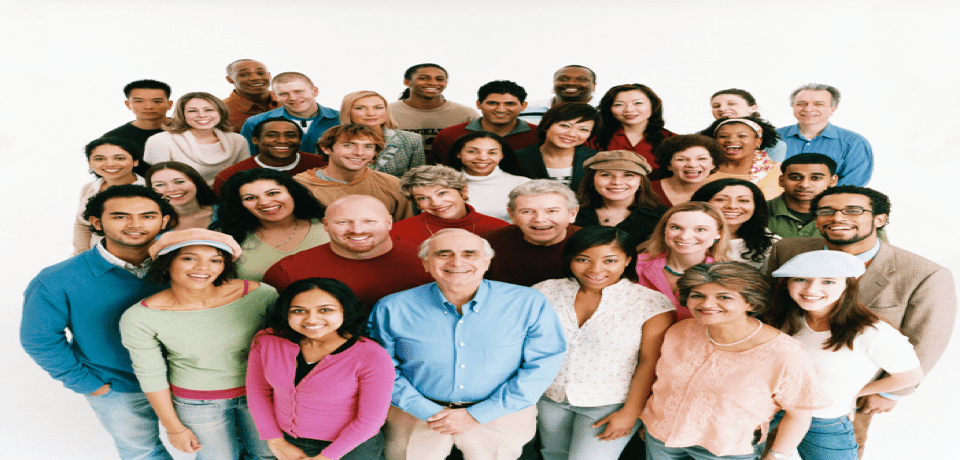
#> input picture check_it.png, 960 x 460 px
$ python detect_face_image.py
#> lines starting #> are read from the running program, lines starting #| are printed output that depends on the picture; after the words box and inside, x2 and y2 are one past the last pixel; in counts of white or black regions, pixels touching at a corner belong together
import cv2
from random import randint

# Load the cascade
face_cascade = cv2.CascadeClassifier('haarcascade_frontalface_default.xml')

# Read the input image
img = cv2.imread('check_it.png')
#> img is the input picture: shape (460, 960, 3); mean B, G, R 160.4, 166.9, 178.7

draw = img.copy()

# Convert into grayscale
gray = cv2.cvtColor(img, cv2.COLOR_BGR2GRAY)
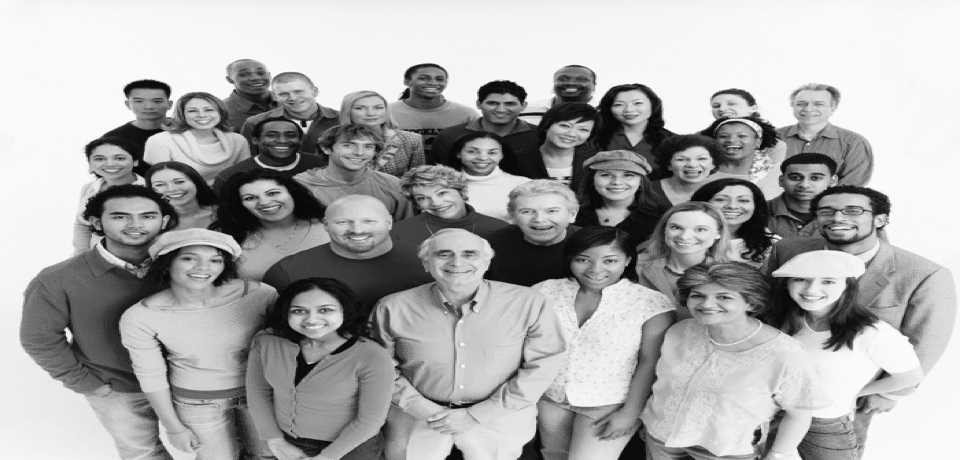
#> gray: shape (460, 960); min 9, max 251, mean 169.7

# Detect faces
faces = face_cascade.detectMultiScale(gray, 1.1, 4)
#> faces = 23 rows, first 6: [183, 98, 34, 34], [128, 87, 39, 39], [482, 89, 39, 39], [356, 97, 29, 29], [342, 132, 37, 37], [462, 137, 39, 39]

# Draw rectangle around the faces

for box in faces:
    for coord in box:
        print(int(coord), end=" ", flush=True)
    print()
#> this loop made 23 passes
#> box on passes 1 to 12: [183, 98, 34, 34], [128, 87, 39, 39], [482, 89, 39, 39], [356, 97, 29, 29], [342, 132, 37, 37], [462, 137, 39, 39], [609, 89, 40, 40], [88, 141, 44, 44], [108, 196, 52, 52], [781, 159, 49, 49], [662, 211, 44, 44], [671, 142, 44, 44]
#| 183 98 34 34
#| 128 87 39 39
#| 482 89 39 39
#| 356 97 29 29
#| 342 132 37 37
#| 462 137 39 39
#| 609 89 40 40
#| 88 141 44 44
#> (further printed lines are left out)

for (x, y, w, h) in faces:
  crop_img = draw[y:y+w, x:x+h]
  cv2.rectangle(img, (x, y), (x + w, y + h), (255, 0, 0), 2)
  cv2.imwrite('ramlal/' + str(randint(0,50))+".jpg",crop_img)
#> this loop made 23 passes
#> pass 1, `crop_img = draw[y:y+w, x:x+h]`:
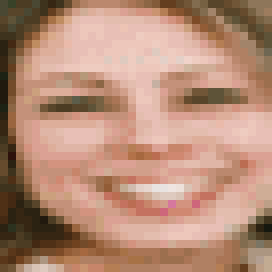
#> crop_img: shape (34, 34, 3) (shown 8 times larger); mean B, G, R 118.8, 140.3, 182.2
#> pass 2, `crop_img = draw[y:y+w, x:x+h]`:
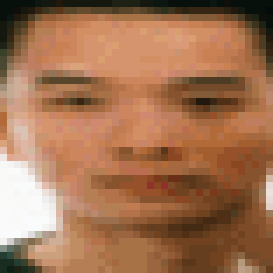
#> crop_img: shape (39, 39, 3) (shown 7 times larger); mean B, G, R 80.7, 113.3, 161.1
#> pass 3, `crop_img = draw[y:y+w, x:x+h]`:
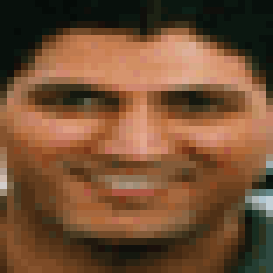
#> crop_img: shape (39, 39, 3) (shown 7 times larger); mean B, G, R 52.7, 80.4, 117.2
#> after the loop:
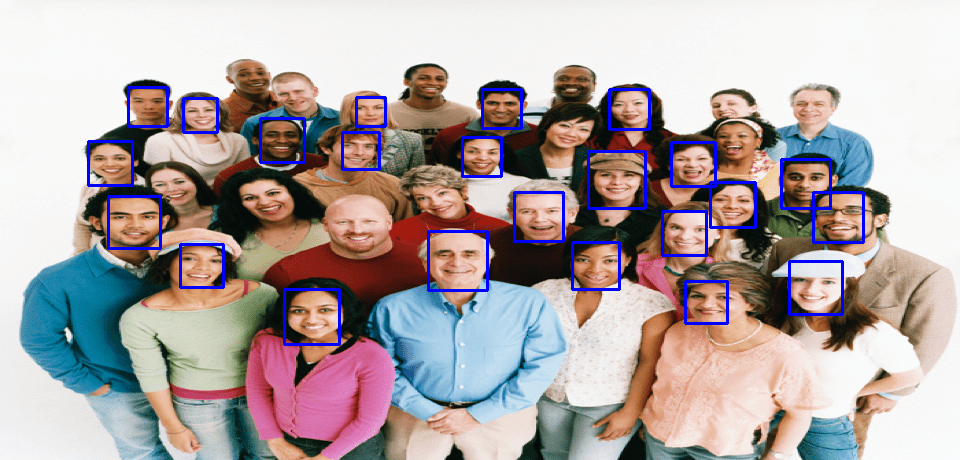
#> img: shape (460, 960, 3); 2.78% of pixels changed, all inside (x1, y1, x2, y2) = (87, 86, 865, 346)

# Display the output
cv2.imshow('img', img)
cv2.waitKey()

$ run again, with girly_sujal.jpg saved as check_it.png
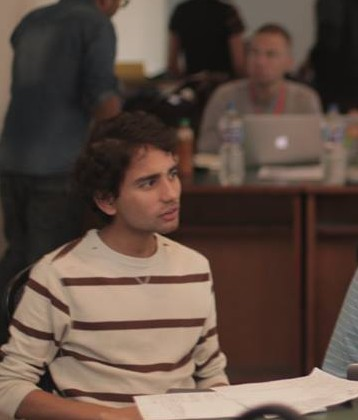
#> input picture girly_sujal.jpg, 358 x 420 px
#> img is the input picture: shape (420, 358, 3); mean B, G, R 66.2, 76.1, 94.2
#> `gray = cv2.cvtColor(img, cv2.COLOR_BGR2GRAY)`:
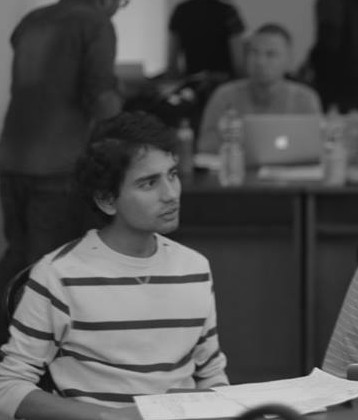
#> gray: shape (420, 358); min 11, max 215, mean 80.4
#> faces = [[123, 149, 81, 81]]
#> the loop `for box in faces:` made 1 pass
#> (printed output is left out)
#> the loop `for (x, y, w, h) in faces:` made 1 pass
#> after the loop `for (x, y, w, h) in faces:`:
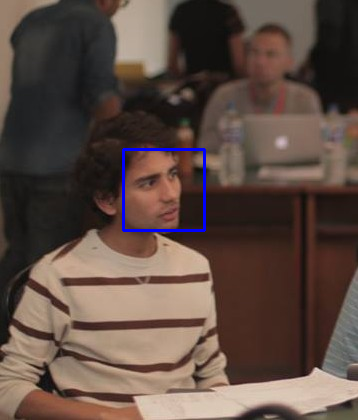
#> img: shape (420, 358, 3); 0.64% of pixels changed, all inside (x1, y1, x2, y2) = (122, 148, 206, 232)

$ run again, with pp.jpg saved as check_it.png
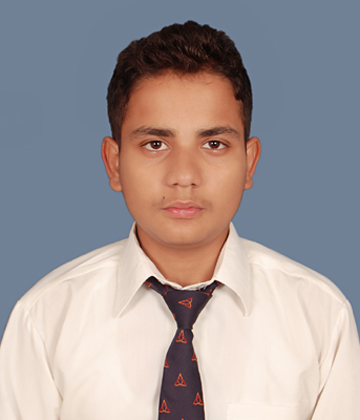
#> input picture pp.jpg, 360 x 420 px
#> img is the input picture: shape (420, 360, 3); mean B, G, R 152.9, 152.5, 161.4
#> `gray = cv2.cvtColor(img, cv2.COLOR_BGR2GRAY)`:
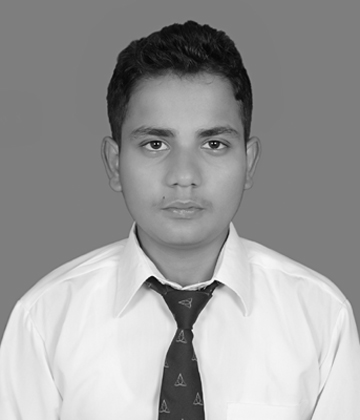
#> gray: shape (420, 360); min 4, max 254, mean 155.1
#> faces = [[106, 85, 158, 158]]
#> the loop `for box in faces:` made 1 pass
#> (printed output is left out)
#> the loop `for (x, y, w, h) in faces:` made 1 pass
#> after the loop `for (x, y, w, h) in faces:`:
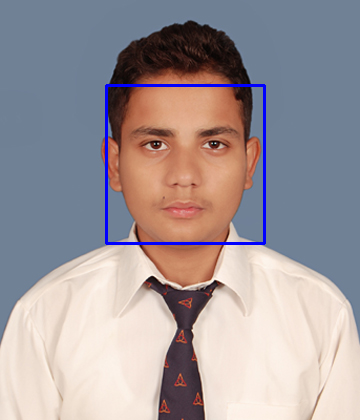
#> img: shape (420, 360, 3); 1.25% of pixels changed, all inside (x1, y1, x2, y2) = (105, 84, 266, 245)
